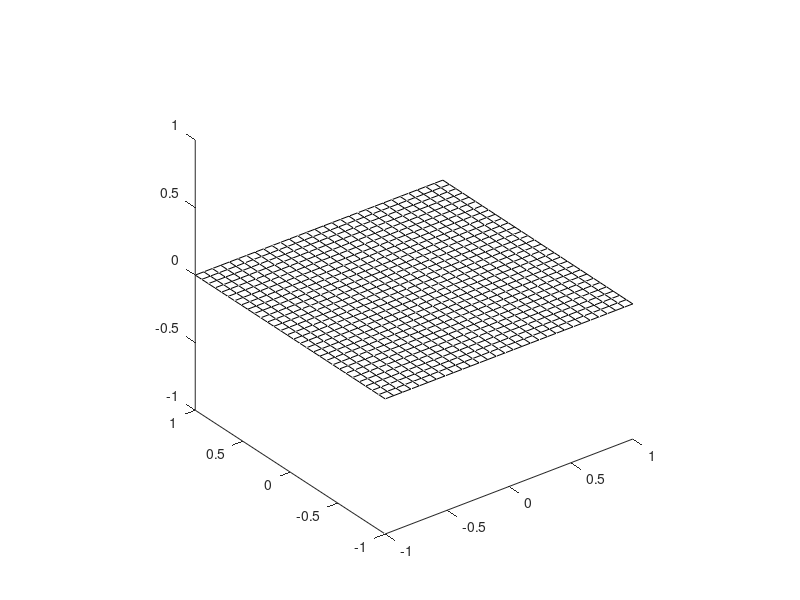

The MATLAB script that drew this image: (Note: this script raises an error after producing the figure.)
clear
clc

%% Para o texto dos nós:
afastamento = .05;

%% Quantidade de pontos:
N = 30;
step = 2/(N-1);

%% Local coordinates:
X = -1:step:1;
Y = -1:step:1;
[Ksi, Eta] = meshgrid(X,Y);

%% Shape functions:
N1 = @(Ksi,Eta) .25 .* (1-Ksi) .* (1-Eta);
N2 = @(Ksi,Eta) .25 .* (1+Ksi) .* (1-Eta);
N3 = @(Ksi,Eta) .25 .* (1+Ksi) .* (1+Eta);
N4 = @(Ksi,Eta) .25 .* (1-Ksi) .* (1+Eta);

%% Nodes:
Node(1,:) = [-1 -1 0];
Node(2,:) = [1 -1 0];
Node(3,:) = [1 1 0];
Node(4,:) = [-1 1 0];
Node(5,:) = Node(1,:); % Usado apenas para fechar o quadrado.

%% Figure properties 
figure

hold on; % Keep old plots
view(3); % Standard 3d view
set(gcf, 'Position', get(0, 'Screensize')); % Full screen
% colormap hot;

%% Plotting element:
mesh(Ksi, Eta, zeros(N), 'FaceColor', 'none', 'EdgeColor', 'k');

%% Plotting shape function:
axis equal;
plotShape(Ksi, Eta, Node, N1, '1st', '1');

%% Plotting nodes and node texts:
plot3(Node(:,1), Node(:,2), Node(:,3), 'ro', 'MarkerFaceColor', 'r');
text(Node(1,1)-3*afastamento, Node(1,2)-3*afastamento, afastamento,'1', 'Color', 'Red', 'FontWeight', 'bold', 'FontSize', 15);
text(Node(2,1)+afastamento, Node(2,2)-afastamento, afastamento,'2', 'Color', 'Red', 'FontWeight', 'bold', 'FontSize', 15);
text(Node(3,1)+afastamento, Node(3,2)+afastamento, afastamento,'3', 'Color', 'Red', 'FontWeight', 'bold', 'FontSize', 15);
text(Node(4,1)-afastamento, Node(4,2)+afastamento, afastamento,'4', 'Color', 'Red', 'FontWeight', 'bold', 'FontSize', 15);